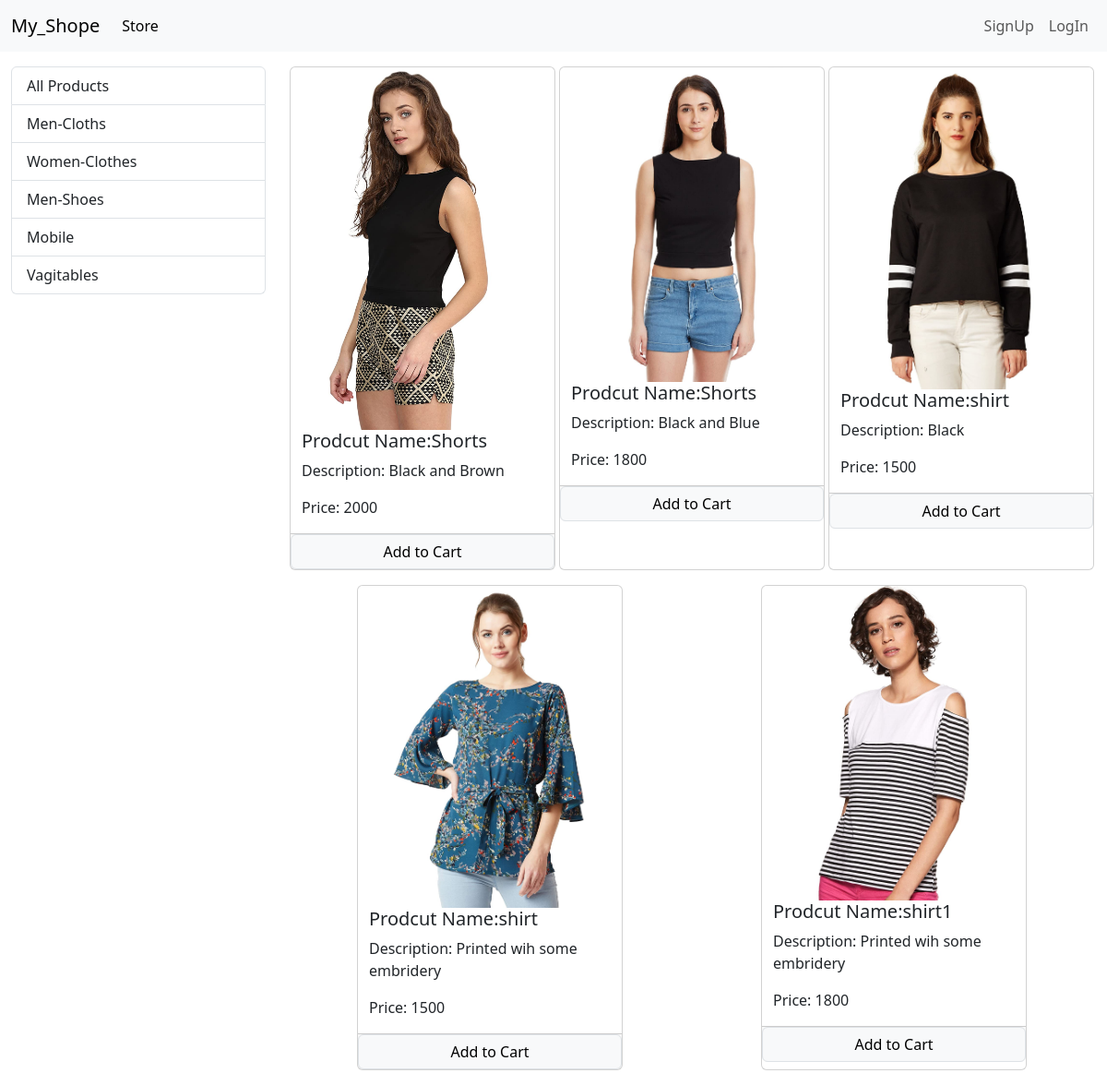
The app's page /?category=2 with its own data.
### store/models/category.py (models this page shows, shortened)
class Category(models.Model):
    name=models.CharField(max_length=50)
    @staticmethod
    def get_all_category():
        return Category.objects.all()

### store/models/products.py (models this page shows, shortened)
class Products(models.Model):
    product_name=models.CharField(max_length=50)
    pro_des=models.CharField(max_length=250 ,default="")
    pro_price=models.IntegerField(default=0)
    pro_img=models.ImageField(upload_to="uploaded/products/")
    category=models.ForeignKey(to=Category,on_delete=models.RESTRICT,)
    @staticmethod
    def get_all_produts_by_categoryid(categoryID):
        if categoryID:
            return Products.objects.filter(category=categoryID)
        else:
            return Products.objects.all()

### store/views/home.py (the view, shortened to what this page needs)
# urls.py: path('',        Index.as_view(),    name='homepage'),
class Index(View):
   def get(self,request):
      cart=request.session.get('cart')
      if not cart:
         request.session['cart']={}
      products=None
      categories=Category.get_all_category()
      categoryID=(request.GET.get('category'))
      if categoryID:
         products=Products.get_all_produts_by_categoryid(categoryID)
      else:
            products=Products.get_all_produts()
      global data
      data={'products':products,'categories':categories}
      print(request.session.get('email'))
      return render(request,"index.html",data)

### store/templatetags/cart.py (called while the page is built)
@register.filter(name='is_in_cart')
def is_in_cart(product,cart):
    keys=cart.keys()
    for id  in keys:
        if int(id)==product.id:
            return True
    return False

### templates/index.html (shortened to what this page needs)
{% extends "base.html" %} {% block title %}My_store{% endblock title %}
{% block content %}
{% load cart %}
<div class="container-fluid mt-3">
  <div class="row">
    <div class="col-lg-3">
      <div class="list-group">
          <a href="/" class="list-group-item">All Products</a>
          {% for category in categories  %}
          <a href="?category={{category.id}}" class="list-group-item">{{category.name}}</a>
          {% endfor %}
      </div>
    </div>
    <div id="product" class="col-lg-9">
      <div class="row mx-auto">
        {% if products %}
        {% for product in products %}
        <div class="card mx-auto mb-3" id="{{product.id}}" style="width: 18rem">
          <img src="{{product.pro_img.url}}" class="card-img-top" alt="..." />
          <div class="card-body p-0">
            <h5 class="card-title">Prodcut Name:{{product.product_name}}</h5>
            <p class="card-text">Description: {{product.pro_des}}</p>
            <p class="card-text">Price: {{product.pro_price}}</p>
            <div class="card-footer p-0 row no-gutters ">
              {% if product|is_in_cart:request.session.cart %}
                <div class="row p-0 m-0 mb-0">
                  <form action="/#{{product.id}}" method="POST" class="col-2 p-0 m-0">
                    {% csrf_token %}
                    <input hidden type="text" name="productid" value="{{product.id}}">
                    <input hidden type="text" name="remove" value="True">
                    <input type="submit" value="-" class=" btn btn-block btn-secondary">
                  </form>
                  <div class="text-center col">{{product|product_qty_incart:request.session.cart}} in cart</div>
                  <form action="/#{{product.id}}" method="POST" class="col-2">
                    {% csrf_token %}
                    <input hidden type="text" name="productid" value="{{product.id}}">
                    <input type="submit" value="+" class="btn btn-block btn-secondary">
                  </form>
                </div>
                {% else %}
                <form action="/#{{product.id}}" method="POST" class="btn-block p-0 m-0">
                  <input class="float-right btn btn-light border btn-block form-control" type="submit" value="Add to Cart">
                </form>
                {% endif %}
            </div>
          </div>
        </div>
        {% endfor %}
        {% else %}
        <h3 class="alert alert-light border rounded">Curruntly No Item to Show</h3>
        {% endif %}
      </div>
    </div>
  </div>
</div>
{% endblock content %}

### records on screen
Category: name "Men-Cloths"
Category: name "Women-Clothes"
Category: name "Men-Shoes"
Category: name "Mobile"
Category: name "Vagitables"
Products: pro_img (picture), product_name "Shorts", pro_des "Black and Brown", pro_price "2000"
Products: pro_img (picture), product_name "Shorts", pro_des "Black and Blue", pro_price "1800"
Products: pro_img (picture), product_name "shirt", pro_des "Black", pro_price "1500"
Products: pro_img (picture), product_name "shirt", pro_des "Printed wih some embridery", pro_price "1500"
Products: {{ product.id }} 18 (drawn), pro_img (picture), product_name "shirt1", pro_des "Printed wih some embridery", pro_price "1800"
